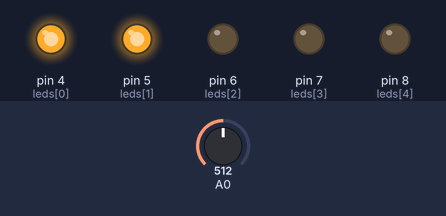
The sketch below on a simulated Arduino Uno, built with avr-gcc and run on an emulated ATmega328P. Parts: output pins drawn as LEDs (lit = HIGH). Inputs (shaded band) come from the test bench; at power-on: A0 = 512.

Above: at 1.2 s.
1.3 s: A0 set to 547
At 2.5 s:
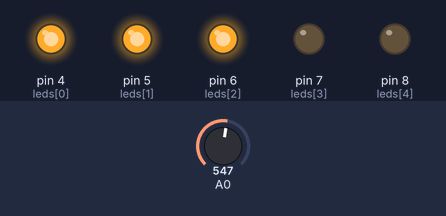
2.8 s: A0 set to 604
4.3 s: A0 set to 637
At 4.9 s:
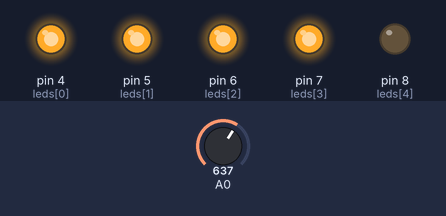
5.8 s: A0 set to 687
7.3 s: A0 set to 715
At 7.7 s:
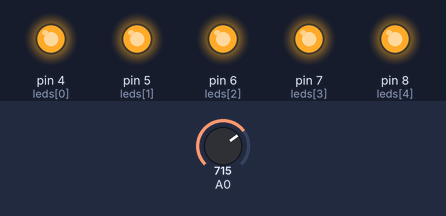
8.8 s: A0 set to 511
At 9.2 s:
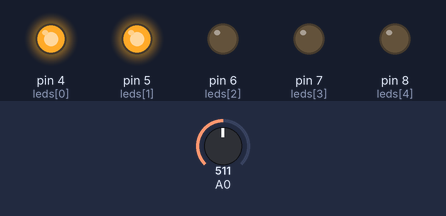
Timing chart, 0 to 11.3 s (numbered marks = the images above; inputs shaded):
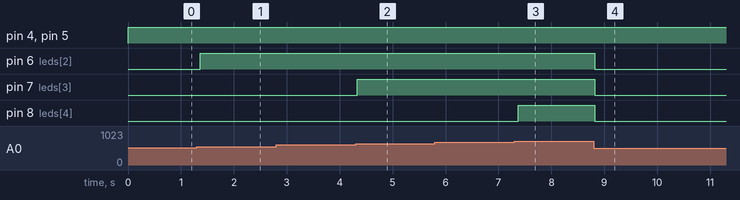

The sketch:

Projeto_040_Sensor_Flex_com_Barra_Grafica.ino
```cpp
// Projeto 040 - Sensor Flex com Barra Gráfica
// Arduino Uno | Arduino Neon Lab

int leds[] = {4,5,6,7,8};
 void setup(){ for(int i=0;i<5;i++) pinMode(leds[i],OUTPUT); }
 void loop(){
   int valor = map(analogRead(A0), 300, 700, 0, 5);
   valor = constrain(valor,0,5);
   for(int i=0;i<5;i++) digitalWrite(leds[i], i<valor);
   delay(80);
 }
```

Measured:
- the behaviour switches between 539 and 540 on A0 (found by bisection; images 0 and 1)
- the behaviour switches between 619 and 620 on A0 (found by bisection; images 1 and 2)
- the behaviour switches between 699 and 700 on A0 (found by bisection; images 2 and 3)
- after the input at 1.3 s, pin 6 (leds[2]): LOW → HIGH after 0.06 s
- after the input at 2.8 s, every drawn part: stays the same
- after the input at 4.3 s, pin 7 (leds[3]): LOW → HIGH at once
- after the input at 5.8 s, every drawn part: stays the same
- after the input at 7.3 s, pin 8 (leds[4]): LOW → HIGH after 0.08 s
- after the input at 8.8 s, pin 6 (leds[2]), pin 7 (leds[3]), pin 8 (leds[4]): HIGH → LOW at once
